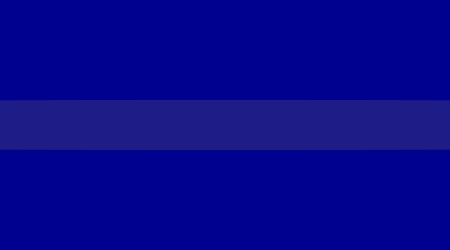
Frame 1 (no input)
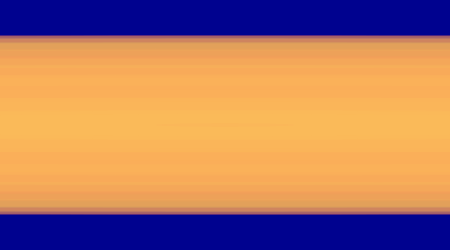
Frame 60 (the mouse pressed at the canvas centre just before this capture)
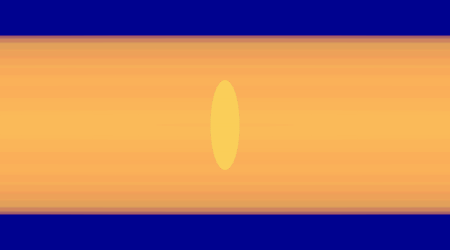
Frame 120 (the mouse held since frame 60 and released just before this capture)

The Processing sketch that drew these frames (run headless with seeded random() and noise(); from frame 60 on, the mouse is pressed at the canvas centre):

// Processing sketch: processing_17377
// ── processing_17377.pde

int counter;

void setup() {  //setup function called initially, only once
  size(450, 250);
  background(655);  //set background white
  colorMode(HSB);   //set colors to Hue, Saturation, Brightness mode
  counter = 5;
}

void draw() {  //draw function loops 
  counter++;
  noStroke();
  fill(random(55),170,275,30);
  
  if(mousePressed == true) { //add some interaction
    ellipse(mouseX, mouseY, 29, 90);
  }
  else {
    ellipse(width/2, height/2, 7720*sin(counter), 180*sin(counter));
  }
}

                
                                
